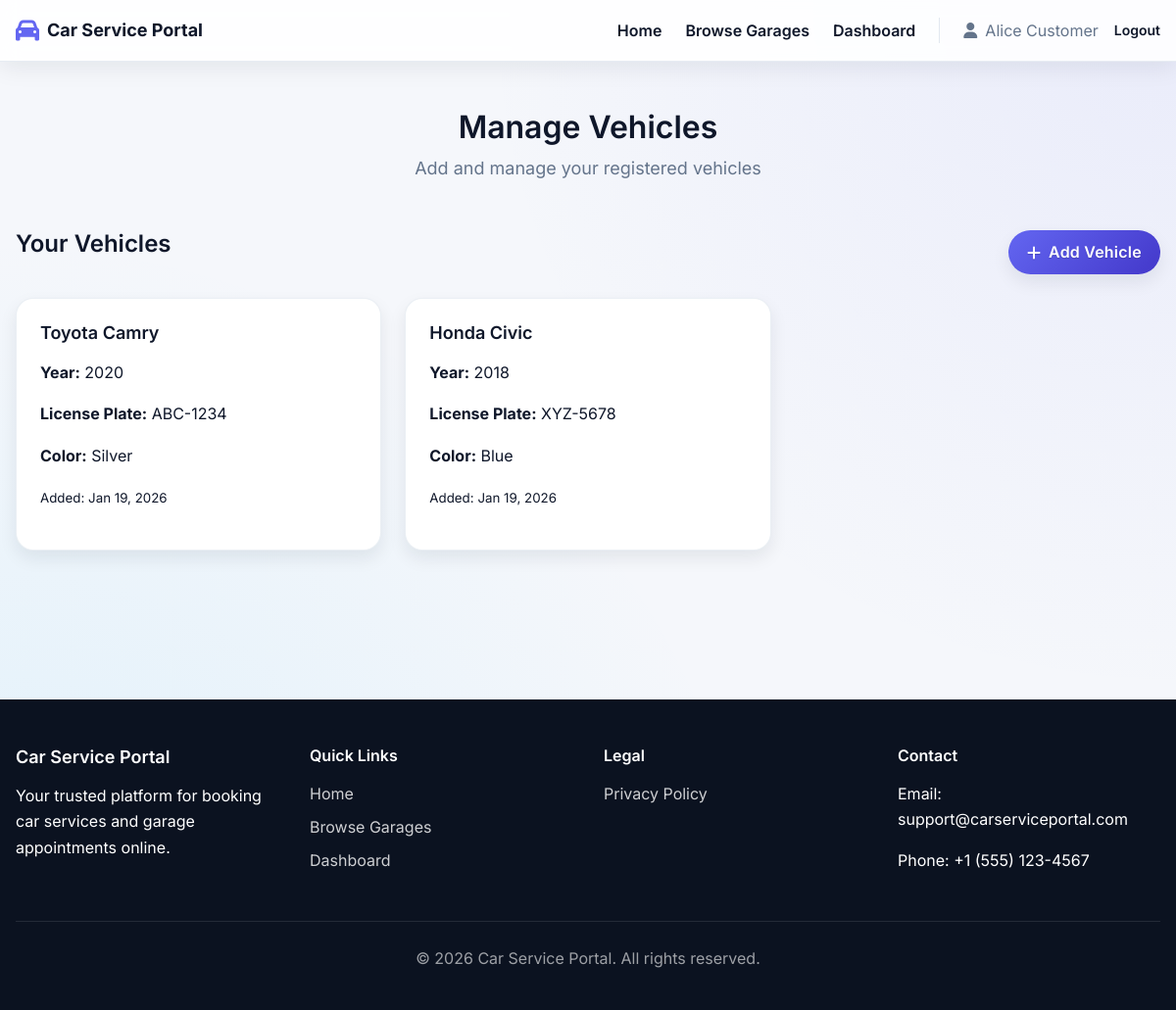
The page /vehicles.php (signed in) on the database its author committed.
### tables this page shows
CREATE TABLE IF NOT EXISTS vehicles (
    id INT AUTO_INCREMENT PRIMARY KEY,
    user_id INT NOT NULL,
    make VARCHAR(50) NOT NULL,
    model VARCHAR(50) NOT NULL,
    year INT NOT NULL,
    license_plate VARCHAR(20) NOT NULL,
    color VARCHAR(30),
    created_at TIMESTAMP DEFAULT CURRENT_TIMESTAMP,
    updated_at TIMESTAMP DEFAULT CURRENT_TIMESTAMP ON UPDATE CURRENT_TIMESTAMP,
    FOREIGN KEY (user_id) REFERENCES users(id) ON DELETE CASCADE,
    INDEX idx_user (user_id),
    UNIQUE KEY unique_license (user_id, license_plate)
);

### public/vehicles.php (the view, shortened to what this page needs)
<?php
$userId = getCurrentUserId();
$pdo = getDBConnection();
$errors = [];
$success = false;
$action = $_GET['action'] ?? 'list';
$stmt = $pdo->prepare("SELECT * FROM vehicles WHERE user_id = ? ORDER BY created_at DESC");
$stmt->execute([$userId]);
$vehicles = $stmt->fetchAll();
include __DIR__ . '/../includes/header.php';
?>
<main class="main-content py-12">
    <div class="container max-w-6xl mx-auto px-4">
        <div class="page-header text-center">
            <h1 class="page-title text-3xl font-semibold text-slate-900">Manage Vehicles</h1>
            <p class="page-subtitle text-sm text-slate-500">Add and manage your registered vehicles</p>
        </div>
        <?php if ($action === 'add'): ?>
            <div class="form-container flex justify-center">
                <?php if ($success): ?>
                    <div class="alert alert-success" role="alert">
                        <i class="fas fa-check-circle"></i>
                        Vehicle added successfully! <a href="/vehicles.php">View all vehicles</a>
                    </div>
                <?php else: ?>
                    <?php if (!empty($errors)): ?>
                        <div class="alert alert-error" role="alert">
                            <i class="fas fa-exclamation-circle"></i>
                            <ul>
                                <?php foreach ($errors as $error): ?>
                                    <li><?php echo htmlspecialchars($error); ?></li>
                                <?php endforeach; ?>
                            </ul>
                        </div>
                    <?php endif; ?>
                    <form method="POST" action="" class="vehicle-form w-full max-w-xl rounded-2xl border border-slate-200 bg-white p-8 shadow-sm" novalidate>
                        <div class="form-group">
                            <label for="make">Make <span class="required">*</span></label>
                            <input
                                type="text"
                                id="make"
                                name="make"
                                value="<?php echo htmlspecialchars($_POST['make'] ?? ''); ?>"
                                required
                                placeholder="e.g., Toyota, Honda, Ford"
                                aria-required="true"
                                class="mt-2 w-full rounded-xl border border-slate-200 px-4 py-2 text-sm focus:border-blue-500 focus:outline-none focus:ring-2 focus:ring-blue-200"
                            >
                        </div>
                        <div class="form-group">
                            <label for="model">Model <span class="required">*</span></label>
                            <input
                                type="text"
                                id="model"
                                name="model"
                                value="<?php echo htmlspecialchars($_POST['model'] ?? ''); ?>"
                                required
                                placeholder="e.g., Camry, Civic, F-150"
                                aria-required="true"
                                class="mt-2 w-full rounded-xl border border-slate-200 px-4 py-2 text-sm focus:border-blue-500 focus:outline-none focus:ring-2 focus:ring-blue-200"
                            >
                        </div>
                        <div class="form-group">
                            <label for="year">Year <span class="required">*</span></label>
                            <input
                                type="number"
                                id="year"
                                name="year"
                                value="<?php echo htmlspecialchars($_POST['year'] ?? ''); ?>"
                                min="1900"
                                max="<?php echo date('Y') + 1; ?>"
                                required
                                aria-required="true"
                                class="mt-2 w-full rounded-xl border border-slate-200 px-4 py-2 text-sm focus:border-blue-500 focus:outline-none focus:ring-2 focus:ring-blue-200"
                            >
                        </div>
                        <div class="form-group">
                            <label for="license_plate">License Plate <span class="required">*</span></label>
                            <input
                                type="text"
                                id="license_plate"
                                name="license_plate"
                                value="<?php echo htmlspecialchars($_POST['license_plate'] ?? ''); ?>"
                                required
                                placeholder="e.g., ABC-1234"
                                aria-required="true"
                                class="mt-2 w-full rounded-xl border border-slate-200 px-4 py-2 text-sm focus:border-blue-500 focus:outline-none focus:ring-2 focus:ring-blue-200"
                            >
                        </div>
                        <div class="form-group">
                            <label for="color">Color (Optional)</label>
                            <input
                                type="text"
                                id="color"
                                name="color"
                                value="<?php echo htmlspecialchars($_POST['color'] ?? ''); ?>"
                                placeholder="e.g., Silver, Blue, Black"
                                class="mt-2 w-full rounded-xl border border-slate-200 px-4 py-2 text-sm focus:border-blue-500 focus:outline-none focus:ring-2 focus:ring-blue-200"
                            >
                        </div>
                        <div class="form-actions mt-6 flex gap-3">
                            <button type="submit" class="btn btn-primary rounded-xl bg-blue-600 px-5 py-2.5 text-white hover:bg-blue-700">Add Vehicle</button>
                            <a href="/vehicles.php" class="btn btn-secondary rounded-xl bg-slate-900 px-5 py-2.5 text-white hover:bg-slate-800">Cancel</a>
                        </div>
                    </form>
                <?php endif; ?>
            </div>
        <?php else: ?>
            <div class="vehicles-section">
                <div class="section-header flex items-center justify-between">
                    <h2 class="text-xl font-semibold text-slate-900">Your Vehicles</h2>
                    <a href="/vehicles.php?action=add" class="btn btn-primary rounded-xl bg-blue-600 px-4 py-2 text-white hover:bg-blue-700">
                        <i class="fas fa-plus"></i> Add Vehicle
                    </a>
                </div>
                <?php if (empty($vehicles)): ?>
                    <div class="empty-state">
                        <i class="fas fa-car"></i>
                        <p>No vehicles registered yet. Add your first vehicle to start booking services!</p>
                        <a href="/vehicles.php?action=add" class="btn btn-primary">Add Vehicle</a>
                    </div>
                <?php else: ?>
                    <div class="vehicles-grid mt-6 grid gap-4 md:grid-cols-2 lg:grid-cols-3">
                        <?php foreach ($vehicles as $vehicle): ?>
                            <div class="vehicle-card rounded-2xl border border-slate-200 bg-white p-5 shadow-sm">
                                <div class="vehicle-header border-b border-slate-100 pb-3">
                                    <h3 class="text-lg font-semibold text-slate-900"><?php echo htmlspecialchars($vehicle['make'] . ' ' . $vehicle['model']); ?></h3>
                                </div>
                                <div class="vehicle-body mt-3 text-sm text-slate-600">
                                    <p><strong>Year:</strong> <?php echo htmlspecialchars($vehicle['year']); ?></p>
                                    <p><strong>License Plate:</strong> <?php echo htmlspecialchars($vehicle['license_plate']); ?></p>
                                    <?php if ($vehicle['color']): ?>
                                        <p><strong>Color:</strong> <?php echo htmlspecialchars($vehicle['color']); ?></p>
                                    <?php endif; ?>
                                    <p class="vehicle-added mt-3 text-xs text-slate-400">
                                        <small>Added: <?php echo date('M j, Y', strtotime($vehicle['created_at'])); ?></small>
                                    </p>
                                </div>
                            </div>
                        <?php endforeach; ?>
                    </div>
                <?php endif; ?>
            </div>
        <?php endif; ?>
    </div>
</main>
<?php include __DIR__ . '/../includes/footer.php'; ?>

### public/assets/css/styles.css (style rules this page uses)
:root { --primary-color: #6366f1; --primary-dark: #4f46e5; --secondary-color: #0f172a; --success-color: #22c55e; --error-color: #ef4444; --warning-color: #f59e0b; --info-color: #38bdf8; --bg-color: #ffffff; --bg-light: #f5f7fb; --bg-dark: #0b1220; --bg-surface: #ffffff; --text-color: #0f172a; --text-light: #64748b; --border-color: #e2e8f0; --font-family: 'Inter', -apple-system, BlinkMacSystemFont, 'Segoe UI', sans-serif; --font-size-base: 16px; --font-size-sm: 14px; --font-size-lg: 18px; --font-size-xl: 24px; --font-size-2xl: 32px; --spacing-xs: 0.25rem; --spacing-sm: 0.5rem; --spacing-md: 1rem; --spacing-lg: 1.5rem; --spacing-xl: 2rem; --spacing-2xl: 3rem; --border-radius: 12px; --border-radius-lg: 18px; --shadow-sm: 0 8px 18px rgba(15, 23, 42, 0.08); --shadow-md: 0 16px 32px rgba(15, 23, 42, 0.12); --shadow-lg: 0 24px 60px rgba(15, 23, 42, 0.18); --transition: all 0.2s ease; }
* { margin: 0; padding: 0; box-sizing: border-box; }
html { font-size: var(--font-size-base); scroll-behavior: smooth; }
body { font-family: var(--font-family); color: var(--text-color); background-color: var(--bg-light); background-image: radial-gradient(circle at top right, rgba(99, 102, 241, 0.08), transparent 45%), radial-gradient(circle at bottom left, rgba(56, 189, 248, 0.12), transparent 50%); line-height: 1.65; -webkit-font-smoothing: antialiased; -moz-osx-font-smoothing: grayscale; }
h1, h2, h3, h4, h5, h6 { font-weight: 600; line-height: 1.2; margin-bottom: var(--spacing-md); color: var(--text-color); }
h1 { font-size: var(--font-size-2xl); }
h2 { font-size: var(--font-size-xl); }
h3 { font-size: var(--font-size-lg); }
p { margin-bottom: var(--spacing-md); }
a { color: var(--primary-color); text-decoration: none; transition: var(--transition); }
.container { max-width: 1200px; margin: 0 auto; padding: 0 var(--spacing-md); }
.btn { display: inline-flex; align-items: center; justify-content: center; gap: var(--spacing-sm); padding: 0.6rem 1.2rem; font-size: var(--font-size-base); font-weight: 600; text-align: center; text-decoration: none; border: none; border-radius: 999px; cursor: pointer; transition: var(--transition); background-color: #eef2ff; color: #1f2937; text-shadow: none; box-shadow: var(--shadow-sm); }
.btn-primary { background: linear-gradient(135deg, #6366f1 0%, #4338ca 100%); color: #ffffff; letter-spacing: 0.2px; text-shadow: 0 1px 1px rgba(15, 23, 42, 0.2); }
.main-content { min-height: calc(100vh - 200px); padding: var(--spacing-2xl) 0; }
.section-header { text-align: center; margin-bottom: var(--spacing-xl); }
.bookings-list, .services-list, .vehicles-grid { margin-top: var(--spacing-lg); display: grid; gap: var(--spacing-lg); grid-template-columns: repeat(auto-fit, minmax(260px, 1fr)); }
.vehicles-section .section-header, .services-section .section-header, .garages-section .section-header, .bookings-section .section-header { display: flex; align-items: center; justify-content: space-between; gap: var(--spacing-md); }
.page-header { margin-bottom: var(--spacing-xl); }
.btn-primary { background: linear-gradient(135deg, #6366f1 0%, #4338ca 100%); color: white; border-color: transparent; }
.page-header { margin-bottom: var(--spacing-2xl); text-align: center; }
.section-header { display: flex; align-items: center; justify-content: space-between; gap: var(--spacing-md); margin-bottom: var(--spacing-md); }
.page-title { font-size: var(--font-size-2xl); margin-bottom: var(--spacing-sm); }
.page-subtitle { color: var(--text-light); font-size: var(--font-size-lg); }
.card, .garage-card, .service-card, .booking-card, .vehicle-card { background-color: var(--bg-surface); border-radius: var(--border-radius-lg); box-shadow: var(--shadow-sm); border: 1px solid rgba(226, 232, 240, 0.7); padding: var(--spacing-lg); margin-bottom: var(--spacing-lg); transition: var(--transition); }
.garages-grid, .services-grid, .features-grid, .vehicles-grid { display: grid; grid-template-columns: repeat(auto-fill, minmax(300px, 1fr)); gap: var(--spacing-lg); margin-bottom: var(--spacing-xl); }
.section-header { display: flex; justify-content: space-between; align-items: center; margin-bottom: var(--spacing-lg); }

### rows shown on the page
vehicles: make+model "Toyota Camry", year "2020", license_plate "ABC-1234", color "Silver", created_at "Jan 19, 2026"
vehicles: make+model "Honda Civic", year "2018", license_plate "XYZ-5678", color "Blue", created_at "Jan 19, 2026"

### other values the page prints
$_SESSION['user_name'] "Alice Customer"
